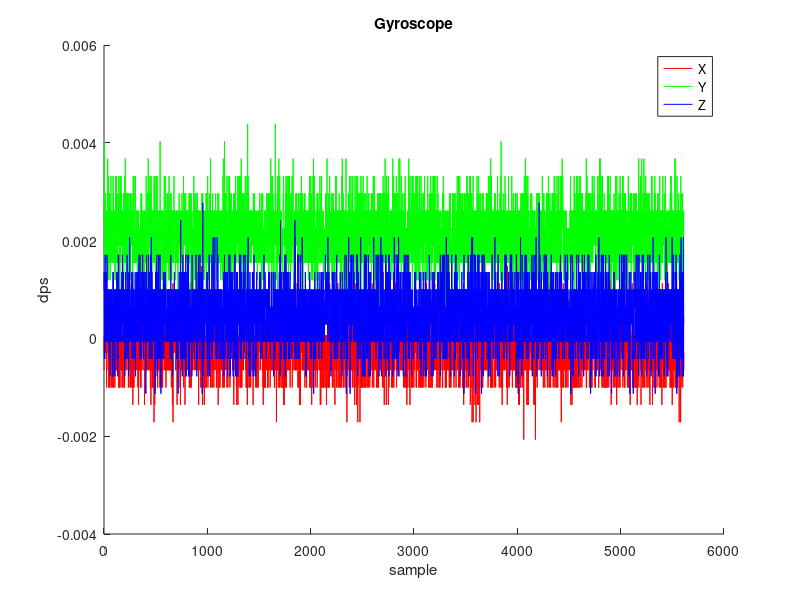
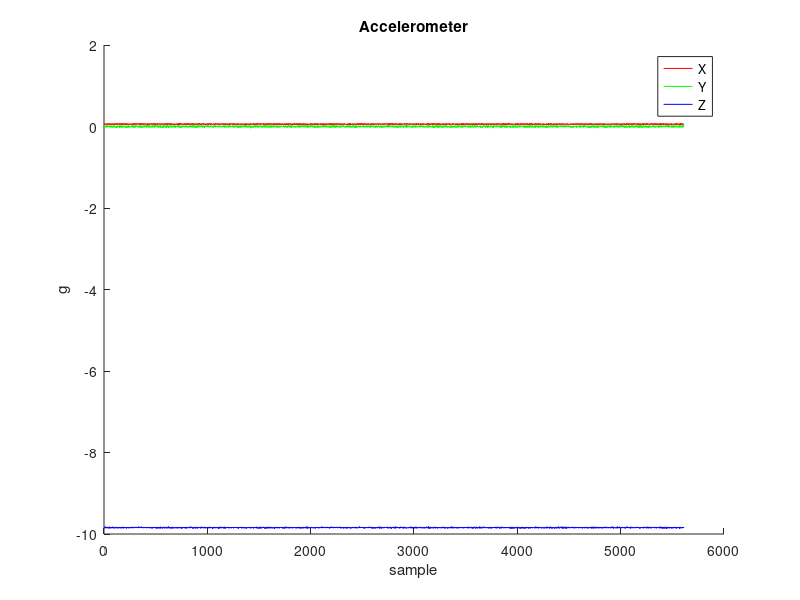

Write the MATLAB code that produced these figures, in order. (Note: this script raises an error after producing the figures.)
%% Housekeeping
 
addpath('ximu_matlab_library');	% include x-IMU MATLAB library
addpath('quaternion_library');	% include quatenrion library
close all;                     	% close all figures
clear;                         	% clear all variables
clc;                          	% clear the command terminal
 
%% Import data
ahrs_data = dlmread('ahrs_data.txt');
ahrs.Time     = ahrs_data(:, 1);
ahrs.quaternion = ahrs_data(:, 2:5);
ahrs.gyr      = ahrs_data(:, 6:8);
ahrs.acc    = ahrs_data(:, 9:11);

samplePeriod = 1/200;
% Plot
figure('NumberTitle', 'off', 'Name', 'Gyroscope');
hold on;
plot(ahrs.gyr(:,1), 'r');
plot(ahrs.gyr(:,2), 'g');
plot(ahrs.gyr(:,3), 'b');
xlabel('sample');
ylabel('dps');
title('Gyroscope');
legend('X', 'Y', 'Z');

figure('NumberTitle', 'off', 'Name', 'Accelerometer');
hold on;
plot(ahrs.acc(:,1), 'r');
plot(ahrs.acc(:,2), 'g');
plot(ahrs.acc(:,3), 'b');
xlabel('sample');
ylabel('g');
title('Accelerometer');
legend('X', 'Y', 'Z');

%% Process data through AHRS algorithm (calcualte orientation)
% See: http://www.x-io.co.uk/open-source-imu-and-ahrs-algorithms/

R = zeros(3,3,length(ahrs.gyr));     % rotation matrix describing sensor relative to Earth

%ahrs = MahonyAHRS('SamplePeriod', samplePeriod, 'Kp', 1);

for i = 1:length(ahrs.gyr)
    R(:,:,i) = quatern2rotMat(ahrs.quaternion(i,:))';    % transpose because ahrs provides Earth relative to sensor
end

%% Calculate 'tilt-compensated' accelerometer

tcAcc = zeros(size(ahrs.acc));  % accelerometer in Earth frame

for i = 1:length(ahrs.acc)
    tcAcc(i,:) = R(:,:,i) * ahrs.acc(i,:)';
end

%%clang
gravity_estimate = mean(tcAcc(:, 3));

% Plot
figure('NumberTitle', 'off', 'Name', '''Tilt-Compensated'' accelerometer');
hold on;
plot(tcAcc(:,1), 'r');
plot(tcAcc(:,2), 'g');
plot(tcAcc(:,3), 'b');
xlabel('sample');
ylabel('g');
title('''Tilt-compensated'' accelerometer');
legend('X', 'Y', 'Z');

%% Calculate linear acceleration in Earth frame (subtracting gravity)

linAcc = tcAcc - [zeros(length(tcAcc), 1), zeros(length(tcAcc), 1), ones(length(tcAcc), 1) * 9.89];
linAcc_process = tcAcc - [zeros(length(tcAcc), 1), zeros(length(tcAcc), 1), ones(length(tcAcc), 1) * gravity_estimate];

figure('NumberTitle', 'off', 'Name', 'Linear Acceleration Analysis');

% First subplot for linAcc1
subplot(2, 1, 1);   % 2 rows, 1 column, first plot
hold on;
plot(linAcc_process(:,1), 'r');
plot(linAcc_process(:,2), 'g');
plot(linAcc_process(:,3), 'b');
xlabel('sample');
ylabel('g');
title('Linear acceleration + gravity_estimate');
legend('X', 'Y', 'Z');

% Second subplot for linAcc
subplot(2, 1, 2);   % 2 rows, 1 column, second plot
hold on;
plot(linAcc(:,1), 'r');
plot(linAcc(:,2), 'g');
plot(linAcc(:,3), 'b');
xlabel('sample');
ylabel('g');
title('Linear acceleration');
legend('X', 'Y', 'Z');

%% Calculate linear velocity (integrate acceleartion)

linVel = zeros(size(linAcc));
linVel_process = zeros(size(linAcc_process));


for i = 2:length(linAcc)
    linVel(i,:) = linVel(i-1,:) + linAcc(i,:) * samplePeriod;
    linVel_process(i,:) = linVel_process(i-1,:) + linAcc_process(i,:) * samplePeriod;
end

% Plot
figure('NumberTitle', 'off', 'Name', 'Linear Velocity');
subplot(2, 1, 1);
hold on;
plot(linVel(:,1), 'r');
plot(linVel(:,2), 'g');
plot(linVel(:,3), 'b');
xlabel('sample');
ylabel('g');
title('Linear velocity before');
legend('X', 'Y', 'Z');

% Plot
subplot(2, 1, 2);
hold on;
plot(linVel_process(:,1), 'r');
plot(linVel_process(:,2), 'g');
plot(linVel_process(:,3), 'b');
xlabel('sample');
ylabel('g');
title('Linear velocity after');
legend('X', 'Y', 'Z');

%% High-pass filter linear velocity to remove drift

order = 1;
filtCutOff = 0.1;
[b, a] = butter(order, (2*filtCutOff)/(1/samplePeriod), 'high');
linVelHP = filtfilt(b, a, linVel);
linVelHP_process = filtfilt(b, a, linVel_process);



% Plot
figure('NumberTitle', 'off', 'Name', 'High-pass filtered Linear Velocity');
subplot(2, 1, 1);
hold on;
plot(linVelHP(:,1), 'r');
plot(linVelHP(:,2), 'g');
plot(linVelHP(:,3), 'b');
xlabel('sample');
ylabel('g');
title('High-pass filtered linear velocity before');
legend('X', 'Y', 'Z');

% Plot
subplot(2, 1, 2);
hold on;
plot(linVelHP_process(:,1), 'r');
plot(linVelHP_process(:,2), 'g');
plot(linVelHP_process(:,3), 'b');
xlabel('sample');
ylabel('g');
title('High-pass filtered linear velocity after');
legend('X', 'Y', 'Z');

%% Calculate linear position (integrate velocity)

linPos = zeros(size(linVelHP));
linPos_process = zeros(size(linVelHP_process));

for i = 2:length(linVelHP)
    linPos(i,:) = linPos(i-1,:) + linVelHP(i,:) * samplePeriod;
    linPos_process(i,:) = linPos_process(i-1,:) + linVelHP_process(i,:) * samplePeriod;
end

% Plot
figure('NumberTitle', 'off', 'Name', 'Linear Position');
subplot(2, 1, 1);
hold on;
plot(linPos(:,1), 'r');
plot(linPos(:,2), 'g');
plot(linPos(:,3), 'b');
xlabel('sample');
ylabel('m');
title('Linear position');
legend('X', 'Y', 'Z');

subplot(2, 1, 2);
hold on;
plot(linPos_process(:,1), 'r');
plot(linPos_process(:,2), 'g');
plot(linPos_process(:,3), 'b');
xlabel('sample');
ylabel('m');
title('Linear position after');
legend('X', 'Y', 'Z');
%% High-pass filter linear position to remove drift

order = 1;
filtCutOff = 0.1;
[b, a] = butter(order, (2*filtCutOff)/(1/samplePeriod), 'high');
linPosHP = filtfilt(b, a, linPos);
linPosHP_process = filtfilt(b, a, linPos_process);

% Plot
figure('NumberTitle', 'off', 'Name', 'High-pass filtered Linear Position');
subplot(2, 1, 1);
hold on;
plot(linPosHP(:,1), 'r');
plot(linPosHP(:,2), 'g');
plot(linPosHP(:,3), 'b');
xlabel('sample');
ylabel('m');
title('High-pass filtered linear position');
legend('X', 'Y', 'Z');

subplot(2, 1, 2);
hold on;
plot(linPosHP_process(:,1), 'r');
plot(linPosHP_process(:,2), 'g');
plot(linPosHP_process(:,3), 'b');
xlabel('sample');
ylabel('m');
title('High-pass filtered linear position after');
legend('X', 'Y', 'Z');

%% Play animation

SamplePlotFreq = 8;
%%linPosHP_process
% First animation
SixDOFanimation(linPosHP_process, R, ...
                'SamplePlotFreq', SamplePlotFreq, 'Trail', 'Off', ...
                'Position', [9 39 1280 720], ...
                'AxisLength', 0.01, 'ShowArrowHead', false, ...
                'Xlabel', 'X (m)', 'Ylabel', 'Y (m)', 'Zlabel', 'Z (m)', 'ShowLegend', false, 'Title', 'Unfiltered',...
                'CreateAVI', false, 'AVIfileNameEnum', false, 'AVIfps', ((1/samplePeriod) / SamplePlotFreq));  

%% End of script